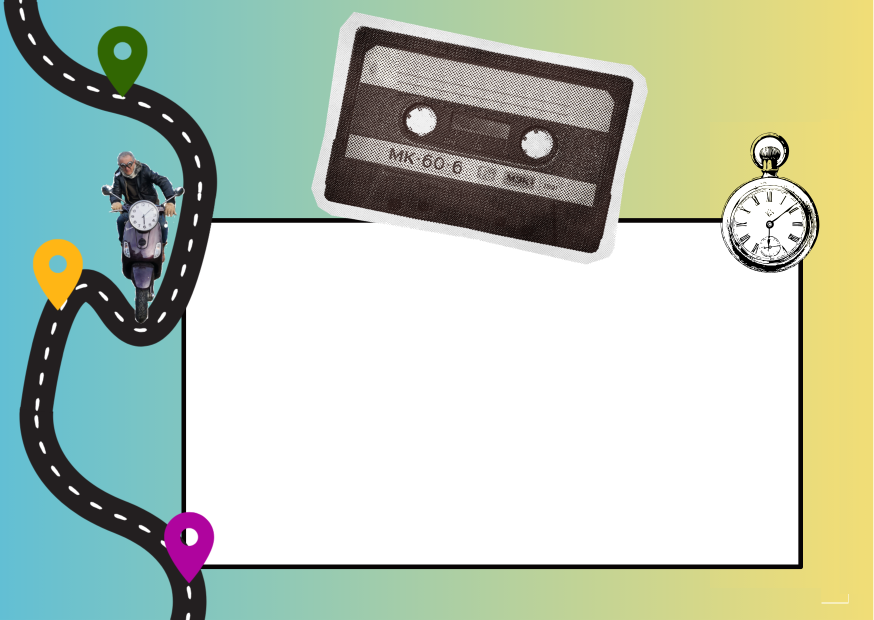
#> input picture images/masquePhoto.png, 1748 x 1240 px (shown at 1/2 size); the run also reads 1 picture not shown here
$ python testImage.py
#> lines starting #> are read from the running program, lines starting #| are printed output that depends on the picture
from PIL import Image

background = Image.open('./images/fond.jpg').convert('RGBA')
#> background: PIL image 1748x1240 RGBA; every value is 255
masque = Image.open('./images/masquePhoto.png').convert('RGBA')
#> masque is the input picture: PIL image 1748x1240 RGBA; mean R, G, B, A 92.4, 106, 89, 161.8
annee = Image.open('./images/1965.png').convert('RGBA')
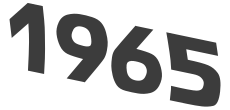
#> input picture images/1965.png, 230 x 110 px
#> annee is the input picture: PIL image 230x110 RGBA; mean R, G, B, A 189.3, 189.3, 189.3, 79.4
photo = Image.open('./images/photo_1965.jpg')
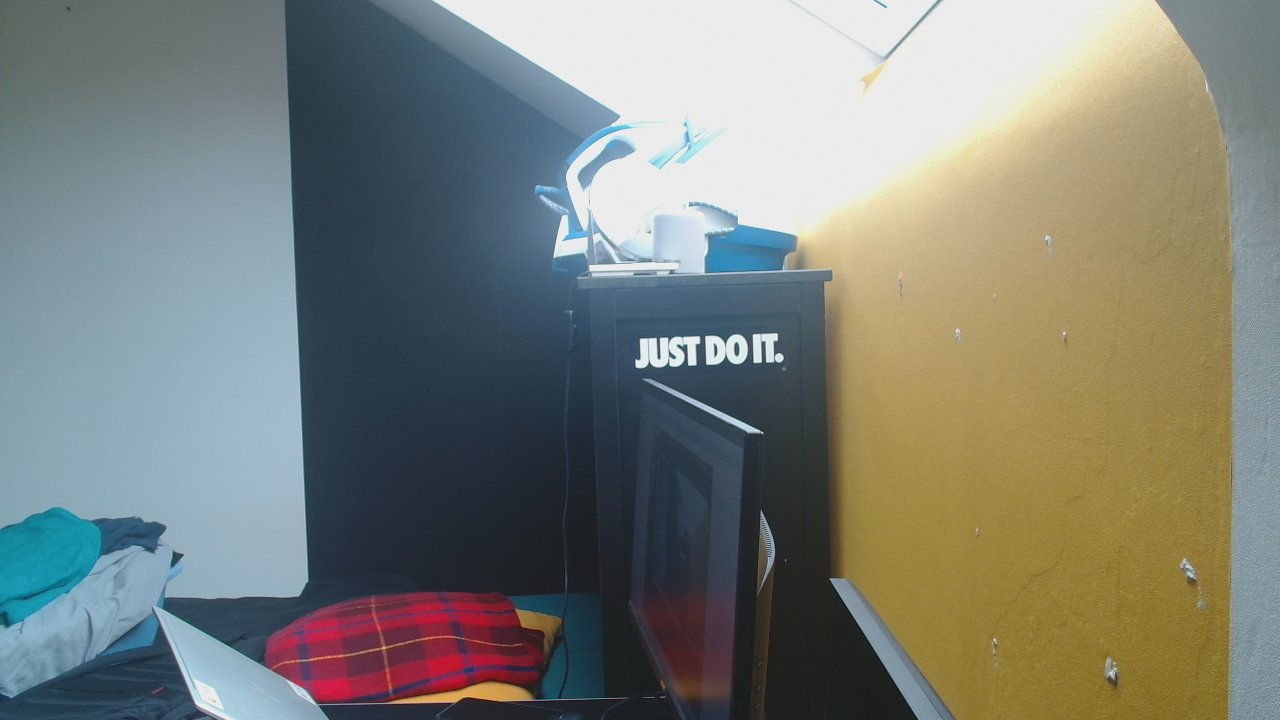
#> input picture images/photo_1965.jpg, 1280 x 720 px
#> photo is the input picture: PIL image 1280x720 RGB; mean R, G, B 124.5, 128.2, 121.2

background.paste(photo,(362,441))
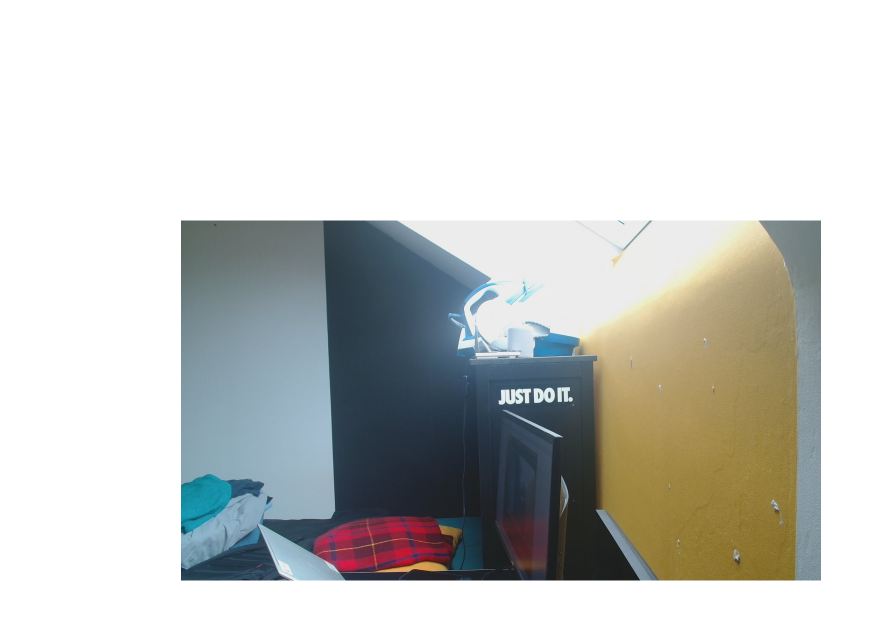
#> background: PIL image 1748x1240 RGBA (shown at 1/2 size); mean R, G, B, A 199.5, 201.1, 198.1, 255
background.alpha_composite(masque)
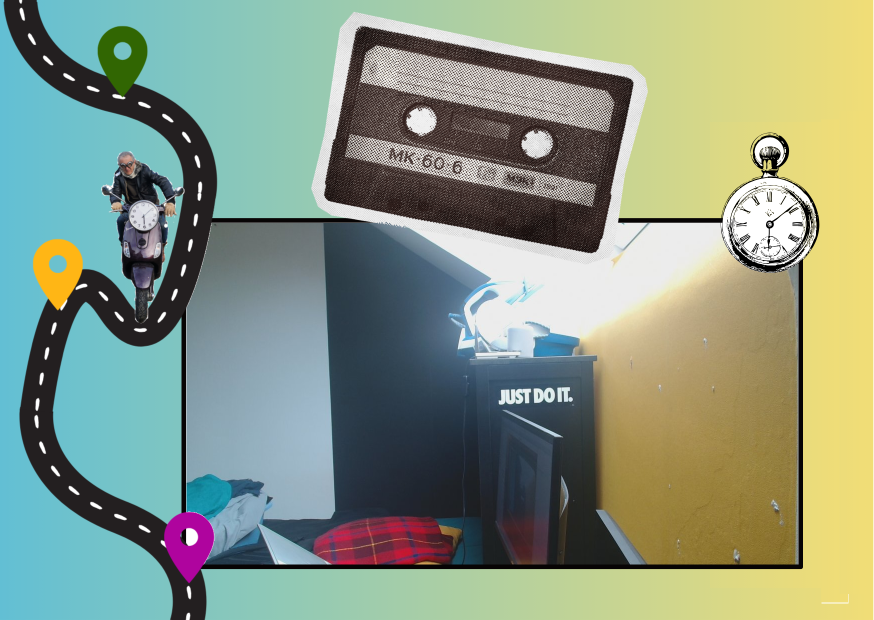
#> background: PIL image 1748x1240 RGBA (shown at 1/2 size); mean R, G, B, A 137.2, 151.9, 132.2, 255
background.alpha_composite(annee,(850,120))
background.save("./temp/impr.png")
